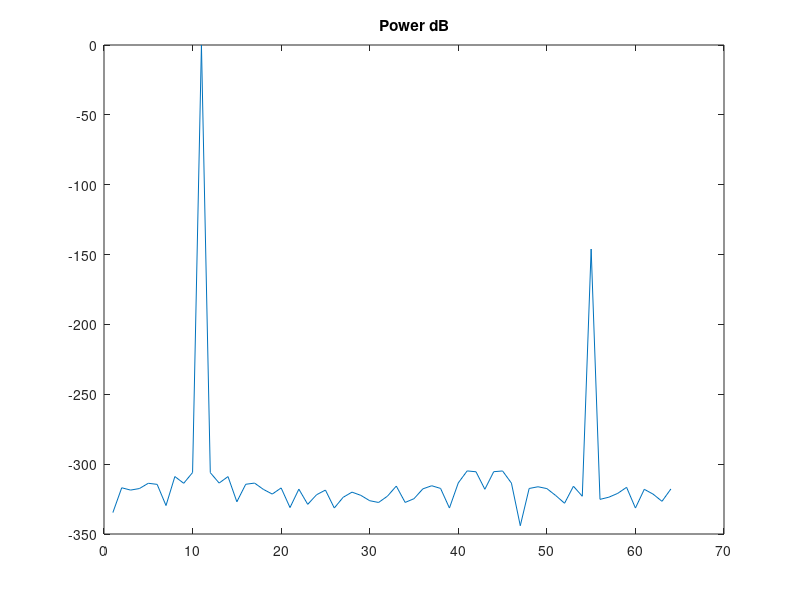

Reproduce this figure in MATLAB.
%////////////////////////////////////////////////////////////////////////////////////////////////
%// Demonstrates How the amplitude imbalance shows up in the bin
%// Adjust either the 'numIterations' or 'imbal_default value higher to see a more dramatic effect 
%////////////////////////////////////////////////////////////////////////////////////////////////

% number of points
N=64 ;

% number of cycles
M = 10;

% sine and cosine amplitudes
Ac = 1;
As = 1;

imbal_default = 1e-12; % amplitude imbalance  (volts)
%sprintf('Imbalance = %5.3f Volts\n', imbal)

% number of for loop iterations
numIterations = 5;

for(iter=1:numIterations)
% each iteration we are increasing the amplitude imbalance by a factor of 10
imbal=imbal_default*10^iter;

phi   = 0; % phase imbalance (degrees)
phirad = phi*pi/180; % convert to radians

t=0:N-1;

w=2*pi*M*t/N;

% c = real signal -> cosine
c=(Ac-imbal)*cos(w+phirad);

% s = imaginary signal -> sine
s=As*sin(w)*i;

% v = complex vector -> cos + j*sin
v=c+s; 

%FFT must be divided by n to get true Voltage value
vfft=fft(v)/N;

% absolute value [Xr^2 + Xi^2]^.5
vabs=abs(vfft);

vPower = vabs.^2; % Power = Xr^2 + Xi^2

sprintf('Bin %i  Power = %5.3f Watts\n',(M+1),vPower(M+1))
sprintf('Bin %i  Power = %5.3f Watts\n',(N-M+1),vPower(N-M+1))
clf;

vdb = 10*log10(vPower);
plot(vdb);
% add title to the graph
title('Power dB');

sprintf('Bin %i Result = %5.3f V\n',(M+1),vabs(M+1));
sprintf('Bin %i Result = %5.3f V\n',(N-M+1),vabs(N-M+1));
%vImbal = 20*log10(2*vabs(N-M+1));
%sprintf('Voltage imbalance = %5.3f dB\n',vImbal);


sprintf('Bin %i Result = %5.3f dB',(M+1),vdb(M+1))
sprintf('Bin %i Result = %5.3f dB',(N-M+1),vdb(N-M+1))

pwrTot = vPower(M+1) + vPower(N-M+1);
sprintf('Total power = %5.3f Watts\n',pwrTot);

pwrTotdB = 10*log10(pwrTot);
sprintf('Total power = %5.3f dB\n',pwrTotdB)

pwrImbal = vdb(N-M+1);
sprintf('Power imbalance = %5.3f dBc\n',pwrImbal)

% wait for mouse click
waitforbuttonpress; 

end;